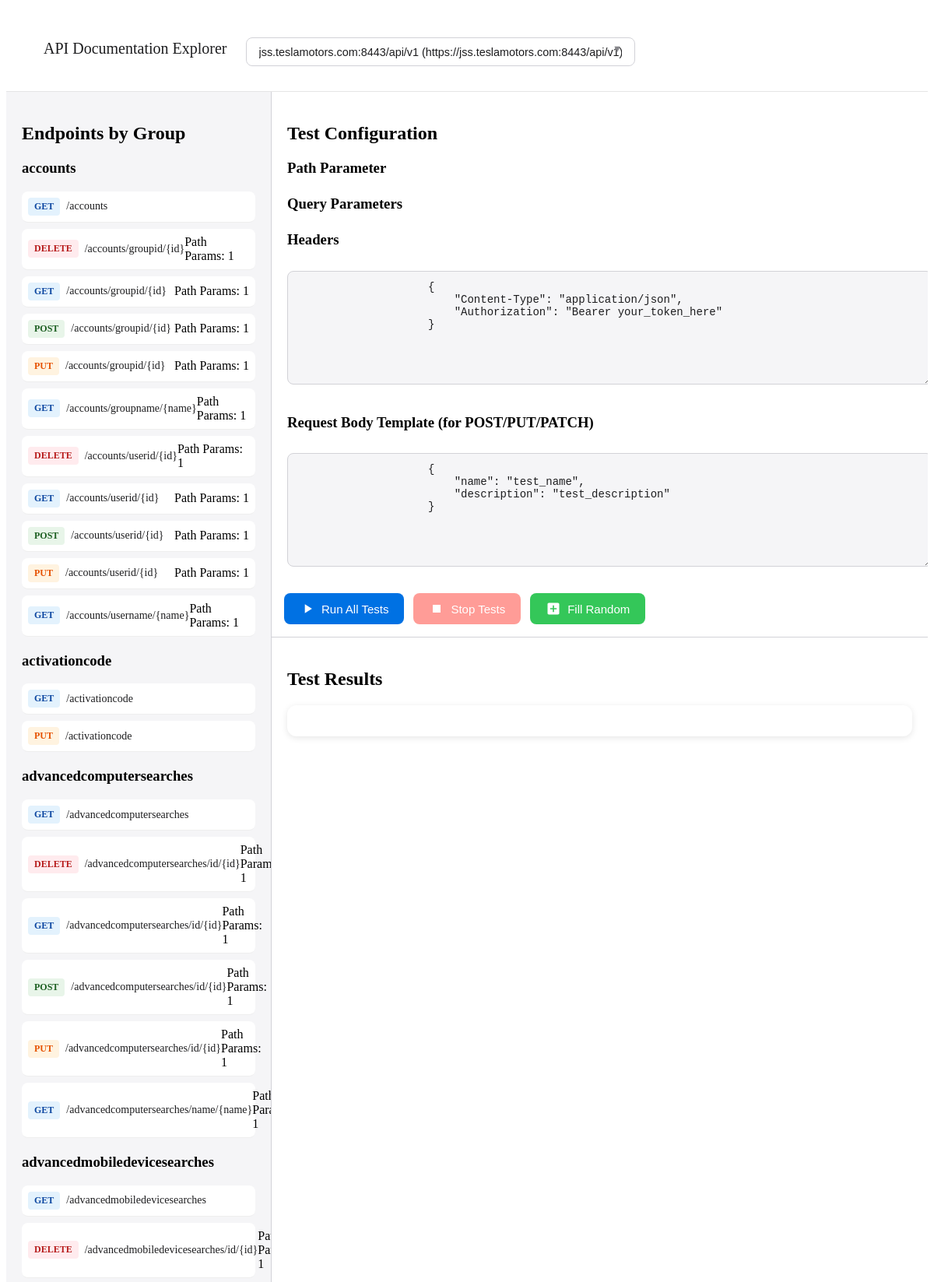
/massive_test (upper part), run on the app's committed database.
### app.py (models this page shows)
class ApiEndpoint(db.Model):
    __tablename__ = "api_endpoint"
    id = db.Column(db.Integer, primary_key=True)
    documentation_id = db.Column(db.Integer, db.ForeignKey("api_documentation.id"))
    scheme = db.Column(db.String(10))
    method = db.Column(db.String(10))
    server = db.Column(db.String(200))
    base_path = db.Column(db.String(200))
    path = db.Column(db.String(500))
    status_codes = db.Column(db.String(200))
    description = db.Column(db.Text)
    path_params = db.Column(db.JSON)  # Using JSON type for parameters
    query_params = db.Column(db.JSON)
    body_params = db.Column(db.JSON)

### app.py (the view)
@app.route("/massive_test")
def massive_test():
    try:
        selected_doc_id = request.args.get("doc_id", type=int)
        documentations = ApiDocumentation.query.all()
        print(f"Found {len(documentations)} documentations:")
        for doc in documentations:
            print(f"- ID: {doc.id}, Name: {doc.name}, Host: {doc.host}")
        if not selected_doc_id and documentations:
            selected_doc_id = documentations[0].id
            print(f"Selected first documentation with ID: {selected_doc_id}")
        else:
            print(f"Using selected doc_id: {selected_doc_id}")
        grouped_endpoints = {}
        if selected_doc_id:
            endpoints = ApiEndpoint.query.filter_by(
                documentation_id=selected_doc_id
            ).all()
            print(f"Found {len(endpoints)} endpoints for doc_id {selected_doc_id}")
            for endpoint in endpoints:
                path_parts = endpoint.path.strip("/").split("/")
                group = path_parts[0] if path_parts else "default"
                if group not in grouped_endpoints:
                    grouped_endpoints[group] = []
                grouped_endpoints[group].append(endpoint)
            print(f"Grouped endpoints into {len(grouped_endpoints)} groups")
        print("Rendering template with:")
        print(f"- {len(documentations)} documentations")
        print(f"- Selected doc_id: {selected_doc_id}")
        print(f"- {len(grouped_endpoints)} endpoint groups")
        return render_template(
            "massive_test.html",
            documentations=documentations,
            selected_doc_id=selected_doc_id,
            grouped_endpoints=grouped_endpoints,
        )
    except Exception as e:
        print(f"Error in massive_test route: {str(e)}")
        import traceback
        traceback.print_exc()
        return str(e), 500

### templates/massive_test.html (shortened to what this page needs)
<!DOCTYPE html>
<html>
<head>
    <link rel="stylesheet" href="{{ url_for('static', filename='css/style.css') }}">
    <link rel="stylesheet" href="{{ url_for('static', filename='css/massive_test.css') }}">
</head>
<body>
    <div class="header-container">
        <div class="documentation-selector">
            <h2>API Documentation Explorer</h2>
            <div class="select-wrapper">
                <select id="docSelector" onchange="changeDocumentation(this.value)">
                    {% for doc in documentations %}
                    <option value="{{ doc.id }}" {% if doc.id==selected_doc_id %}selected{% endif %}>
                        {{ doc.name }} ({{ doc.host }})
                    </option>
                    {% endfor %}
                </select>
            </div>
        </div>
    </div>
    <div class="container">
        <div class="sidebar">
            <h2>Endpoints by Group</h2>
            <div class="endpoint-groups">
                {% for group, endpoints in grouped_endpoints.items() %}
                <div class="endpoint-group">
                    <h3>{{ group }}</h3>
                    {% for ep in endpoints %}
                    <div class="endpoint-item" data-method="{{ ep.method }}" data-path="{{ ep.path }}">
                        <span class="method {{ ep.method.lower() }}">{{ ep.method }}</span>
                        <span class="path">{{ ep.path }}</span>
                        {% if ep.path_params %}
                        <div class="params-info">
                            <span class="param-type">Path Params: {{ ep.path_params|length }}</span>
                        </div>
                        {% endif %}
                    </div>
                    {% endfor %}
                </div>
                {% endfor %}
            </div>
        </div>
        <div class="main-content">
            <div class="test-config-panel">
                <h2>Test Configuration</h2>
                <div class="config-section">
                    <h3>Path Parameter</h3>
                </div>
                <div class="config-section">
                    <h3>Query Parameters</h3>
                </div>
                <div class="config-section">
                    <h3>Headers</h3>
                    <textarea id="headers-config" placeholder="Enter headers in JSON format">
                    {
                        "Content-Type": "application/json",
                        "Authorization": "Bearer your_token_here"
                    }</textarea>
                </div>
                <div class="config-section">
                    <h3>Request Body Template (for POST/PUT/PATCH)</h3>
                    <textarea id="body-config" placeholder="Enter default request body">
                    {
                        "name": "test_name",
                        "description": "test_description"
                    }</textarea>
                </div>
                <div class="control-bar">
                    <button onclick="runMassiveTest()" class="control-btn run" id="run-btn">
                        <svg class="icon" viewBox="0 0 24 24">
                            <path d="M8 5v14l11-7z" />
                        </svg>
                    </button>
                    <button onclick="stopTests()" class="control-btn stop" id="stop-btn" disabled>
                        <svg class="icon" viewBox="0 0 24 24">
                            <path d="M6 6h12v12H6z" />
                        </svg>
                    </button>
                    <button onclick="fillRandomValues()" class="control-btn fill">
                        <svg class="icon" viewBox="0 0 24 24">
                            <path
                                d="M19 3H5c-1.1 0-2 .9-2 2v14c0 1.1.9 2 2 2h14c1.1 0 2-.9 2-2V5c0-1.1-.9-2-2-2zm-2 10h-4v4h-2v-4H7v-2h4V7h2v4h4v2z" />
                        </svg>
                    </button>
                </div>
            </div>
            <div class="results-panel">
                <h2>Test Results</h2>
                <div class="results-summary" id="results-summary"></div>
            </div>
        </div>
    </div>
</body>
</html>

### static/css/style.css (style rules this page uses)
.container { display: flex; height: 100vh; }
.sidebar { width: 300px; border-right: 1px solid #ccc; overflow-y: auto; padding: 20px; }
.main-content { flex: 1; display: flex; flex-direction: column; padding: 20px; }
.endpoint-item { padding: 10px; border-bottom: 1px solid #eee; cursor: pointer; }
.method { display: inline-block; padding: 3px 6px; border-radius: 3px; font-size: 12px; font-weight: bold; }
.get { background-color: #61affe; }
.post { background-color: #49cc90; }
.put { background-color: #fca130; }
.delete { background-color: #f93e3e; }
textarea { width: 100%; min-height: 100px; margin: 10px 0; }

### static/css/massive_test.css (style rules this page uses)
.results-summary { background: #fff; border-radius: 12px; box-shadow: 0 2px 8px rgba(0, 0, 0, 0.1); padding: 20px; margin-bottom: 30px; }
textarea { width: 100%; min-height: 120px; background: #f5f5f7; border: 1px solid #d2d2d7; border-radius: 8px; padding: 12px; font-family: monospace; font-size: 14px; color: #1d1d1f; resize: vertical; transition: all 0.2s ease; }
.container { display: flex; height: 100vh; overflow: hidden; }
.sidebar { width: 300px; border-right: 1px solid #d2d2d7; overflow-y: auto; background: #f5f5f7; padding: 20px; }
.main-content { flex: 1; overflow-y: auto; padding: 20px; background: #fff; }
.config-section { margin-bottom: 24px; }
.endpoint-group { margin-bottom: 20px; }
.endpoint-item { display: flex; align-items: center; padding: 8px; border-radius: 8px; margin-bottom: 8px; background: #fff; cursor: pointer; transition: all 0.2s ease; }
.method { padding: 4px 8px; border-radius: 4px; font-size: 12px; font-weight: 600; margin-right: 8px; }
.method.get { background: #e3f2fd; color: #0d47a1; }
.method.post { background: #e8f5e9; color: #1b5e20; }
.method.put { background: #fff3e0; color: #e65100; }
.method.delete { background: #ffebee; color: #b71c1c; }
.path { font-size: 14px; color: #1d1d1f; flex: 1; }
.control-bar { position: sticky; top: 0; z-index: 100; background: rgba(255, 255, 255, 0.9); backdrop-filter: blur(10px); -webkit-backdrop-filter: blur(10px); padding: 16px; margin: -20px -20px 20px -20px; border-bottom: 1px solid #d2d2d7; display: flex; gap: 12px; }
.control-btn { display: inline-flex; align-items: center; gap: 8px; padding: 10px 20px; border-radius: 8px; font-size: 15px; font-weight: 500; border: none; cursor: pointer; transition: all 0.2s ease; }
.control-btn .icon { width: 20px; height: 20px; fill: currentColor; }
.control-btn.run { background: #0071e3; color: white; }
.control-btn.stop { background: #ff3b30; color: white; }
.control-btn:disabled { opacity: 0.5; cursor: not-allowed; }
.control-btn.fill { background: #34c759; color: white; }

### templates/massive_test.html (style rules this page uses)
.documentation-selector { margin-bottom: 2rem; padding: 1rem; background: var(--card-background); border-radius: 0.5rem; box-shadow: var(--shadow-sm); }
.documentation-selector select { width: 100%; padding: 0.5rem; border: 1px solid var(--border-color); border-radius: 0.375rem; font-size: 0.875rem; margin-top: 0.5rem; }
.header-container { background: rgba(255, 255, 255, 0.8); backdrop-filter: blur(10px); -webkit-backdrop-filter: blur(10px); border-bottom: 1px solid rgba(0, 0, 0, 0.1); padding: 1rem 2rem; position: sticky; top: 0; z-index: 100; }
.documentation-selector { max-width: 1200px; margin: 0 auto; display: flex; align-items: center; gap: 1.5rem; }
.documentation-selector h2 { font-size: 1.25rem; font-weight: 500; color: #1d1d1f; margin: 0; white-space: nowrap; }
.select-wrapper { position: relative; flex-grow: 1; max-width: 500px; }
.select-wrapper::after { content: '▼'; font-size: 0.8em; position: absolute; right: 1rem; top: 50%; transform: translateY(-50%); color: #86868b; pointer-events: none; }
#docSelector { width: 100%; padding: 0.6rem 1rem; font-size: 0.9rem; border: 1px solid #d2d2d7; border-radius: 8px; background: #ffffff; color: #1d1d1f; appearance: none; transition: all 0.2s ease; }
#docSelector option { padding: 0.5rem; }

### data on the page
ApiEndpoint: method "GET", path "/accounts"
ApiEndpoint: method "DELETE", path "/accounts/groupid/{id}", path_params|length "1"
ApiEndpoint: method "GET", path "/accounts/groupid/{id}", path_params|length "1"
ApiEndpoint: method "POST", path "/accounts/groupid/{id}", path_params|length "1"
ApiEndpoint: method "PUT", path "/accounts/groupid/{id}", path_params|length "1"
ApiEndpoint: method "GET", path "/accounts/groupname/{name}", path_params|length "1"
ApiEndpoint: method "DELETE", path "/accounts/userid/{id}", path_params|length "1"
ApiEndpoint: method "GET", path "/accounts/userid/{id}", path_params|length "1"
ApiEndpoint: method "POST", path "/accounts/userid/{id}", path_params|length "1"
ApiEndpoint: method "PUT", path "/accounts/userid/{id}", path_params|length "1"
ApiEndpoint: method "GET", path "/accounts/username/{name}", path_params|length "1"
ApiEndpoint: method "GET", path "/activationcode"
ApiEndpoint: method "PUT", path "/activationcode"
ApiEndpoint: method "GET", path "/advancedcomputersearches"
ApiEndpoint: method "DELETE", path "/advancedcomputersearches/id/{id}", path_params|length "1"
ApiEndpoint: method "GET", path "/advancedcomputersearches/id/{id}", path_params|length "1"
ApiEndpoint: method "POST", path "/advancedcomputersearches/id/{id}", path_params|length "1"
ApiEndpoint: method "PUT", path "/advancedcomputersearches/id/{id}", path_params|length "1"
ApiEndpoint: method "GET", path "/advancedcomputersearches/name/{name}", path_params|length "1"
ApiEndpoint: method "GET", path "/advancedmobiledevicesearches"
ApiEndpoint: method "DELETE", path "/advancedmobiledevicesearches/id/{id}", path_params|length "1"

### other printed values
{{ group }} "accounts" "activationcode" "advancedcomputersearches" "advancedmobiledevicesearches"
form field value "jss.teslamotors.com:8443/api/v1 (https://jss.teslamotors.com:8443/api/v1)"
